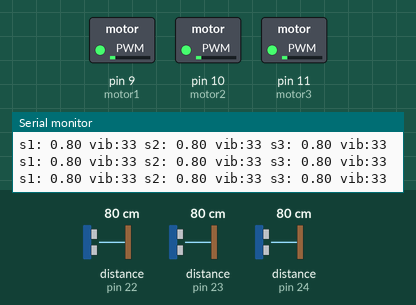
Simulated run of this sketch. Board: Arduino Uno, built with avr-gcc and run on an emulated ATmega328P. Shown: switched loads named in the sketch (green lamp = pin HIGH), the last lines printed to the serial monitor. The test bench sets the inputs (shaded band); at power-on: distance to the obstacle (sensors on pin 22, pin 23, pin 24) 80 cm.

Above: at 2.4 s.
2.5 s: distance to the obstacle (sensor on pin 22) set to 2 cm
At 3.4 s:
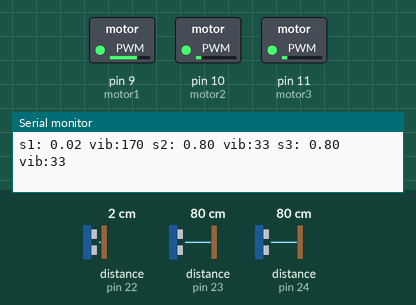
4.0 s: distance to the obstacle (sensor on pin 23) set to 2 cm
At 5.3 s:
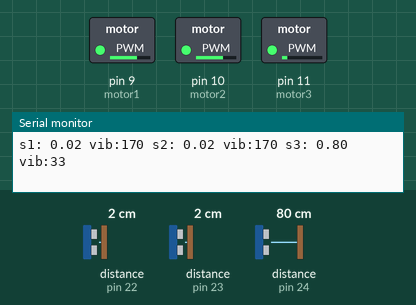
5.6 s: distance to the obstacle (sensor on pin 24) set to 2 cm
At 6.4 s:
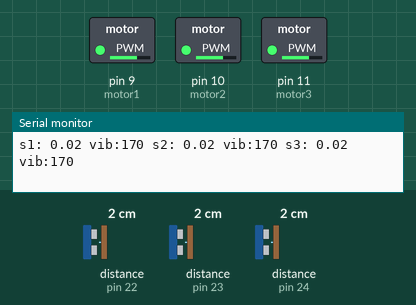
7.1 s: distance to the obstacle (sensor on pin 22) set to 35 cm
At 8.3 s:
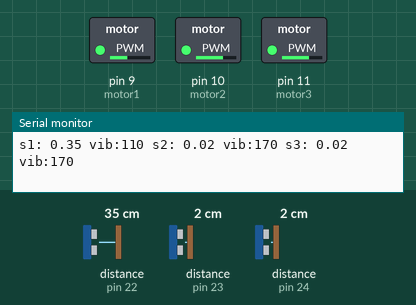
8.6 s: distance to the obstacle (sensor on pin 23) set to 35 cm
At 9.6 s:
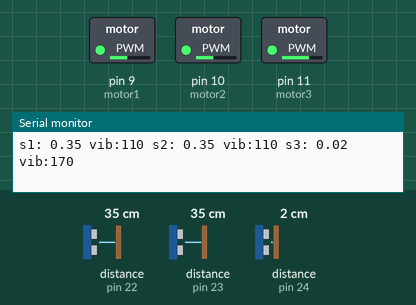
10.2 s: distance to the obstacle (sensor on pin 24) set to 35 cm
At 10.5 s:
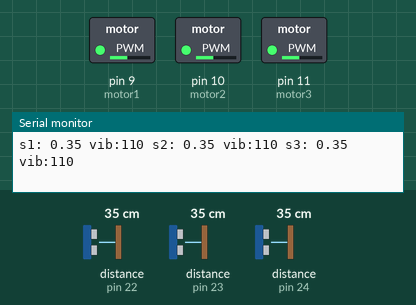
Timing chart, 0 to 12.7 s (numbered marks = the images above; inputs shaded):
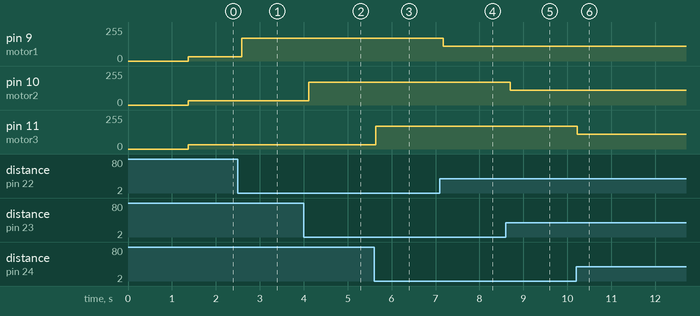

The sketch:

tof3_arduino.ino
```cpp
// This project uses 3 laser sensors to and map the distance
// to the amplitude of haptic motor

#include <Wire.h>
#include <VL53L1X.h>

VL53L1X s1;
VL53L1X s2;
VL53L1X s3;
// define the 3 distances
float dis1, dis2, dis3;
// define the 3 haptic motor pins
int motor1 = 9;
int motor2 = 10;
int motor3 = 11;
// define the max & min detected distance
float max_dis = 1.0;
float min_dis = 0.05;
// define the max vibration;
int max_vib = 170;

// define SHUT pin
int sh1 = 2;
int sh2 = 3;
int sh3 = 4;

void setup()
{
  // pullup resistor
  pinMode(A4, INPUT_PULLUP);
  pinMode(A5, INPUT_PULLUP);


  // define reset pin (SHUT)
  pinMode(sh1, OUTPUT);
  pinMode(sh2, OUTPUT);
  pinMode(sh3, OUTPUT);

  digitalWrite(sh1, LOW);
  digitalWrite(sh2, LOW);
  digitalWrite(sh3, LOW);

  // define the analog output pins (choise of 3,5,6,9,10,11)
  pinMode(motor1, OUTPUT);
  pinMode(motor2, OUTPUT);
  pinMode(motor3, OUTPUT);
  // initialize the haptic motor pins: all low
  digitalWrite(motor1, LOW);
  digitalWrite(motor2, LOW);
  digitalWrite(motor3, LOW);
  delay(500);

  Wire.begin();
  Serial.begin(115200);
  // reset the address of each I2C device
  pinMode(sh1, INPUT_PULLUP);
  delay(150);
  s1.init(true);
  Serial.println("check1");
  delay(100);
  s1.setAddress((uint8_t)22);
//  Serial.println("s1set");

  pinMode(sh2, INPUT_PULLUP);
  delay(150);
  s2.init(true);
  Serial.println("check2");
  delay(100);
  s2.setAddress((uint8_t)23);
//  Serial.println("s2set");

  pinMode(sh3, INPUT_PULLUP);
  delay(150);
  s3.init(true);
  Serial.println("check3");
  delay(100);
  s3.setAddress((uint8_t)24);
//  Serial.println("s3set");

  // scan I2C device
  Serial.println ("I2C scanner. Scanning ...");
  byte count = 0;

  for (byte i = 1; i < 120; i++)
  {

    Wire.beginTransmission (i);
    if (Wire.endTransmission () == 0)
    {
      Serial.print ("Found address: ");
      Serial.print (i, DEC);
      Serial.print (" (0x");
      Serial.print (i, HEX);
      Serial.println (")");
      count++;
      delay (1);
    }
  }
  Serial.println ("Done.");
  Serial.print ("Found ");
  Serial.print (count, DEC);
  Serial.println (" device(s).");

  s1.setTimeout(500);
  s2.setTimeout(500);
  s3.setTimeout(500);

  //detect distance continuously, parameter: update every 32ms
  s1.startContinuous(32);
  s2.startContinuous(32);
  s3.startContinuous(32);

}

void loop()
{
  // print out the distance in mm
  dis1 = s1.readRangeContinuousMillimeters()/1000.0;
  dis2 = s2.readRangeContinuousMillimeters()/1000.0;
  dis3 = s3.readRangeContinuousMillimeters()/1000.0;
  // control the vibration
  analogWrite(motor1, motorControl(dis1));
  analogWrite(motor2, motorControl(dis2));
  analogWrite(motor3, motorControl(dis3));

  Serial.print("s1: ");
  Serial.print(dis1);
  Serial.print(" vib:");
  Serial.print(motorControl(dis1));
  Serial.print(" ");

  Serial.print("s2: ");
  Serial.print(dis2);
  Serial.print(" vib:");
  Serial.print(motorControl(dis2));
  Serial.print(" ");

  Serial.print("s3: ");
  Serial.print(dis3);
  Serial.print(" vib:");
  Serial.print(motorControl(dis3));
  Serial.print(" ");
  Serial.println();
//  delay(200);
}

// method that uses the distance to control the vibration
int motorControl(float dis)
{
  // max distance detected is 1m (more than 1m is counted as 1m)
  if (dis > max_dis) {dis = max_dis;}
  // min distance detected is 5cm (less than 5cm is counted as 0m)
  if (dis < min_dis) {dis = 0;}
  return (1 - dis/max_dis)*max_vib;
}
```

Measured:
- after the input at 2.5 s, pin 9 (motor1): 33/255 → 170/255 after 0.09 s
- after the input at 4.0 s, pin 10 (motor2): 33/255 → 170/255 after 0.12 s
- after the input at 5.6 s, pin 11 (motor3): 33/255 → 170/255 at once
- after the input at 7.1 s, pin 9 (motor1): 170/255 → 110/255 after 0.07 s
- after the input at 8.6 s, pin 10 (motor2): 170/255 → 110/255 after 0.10 s
- after the input at 10.2 s, pin 11 (motor3): 170/255 → 110/255 at once
